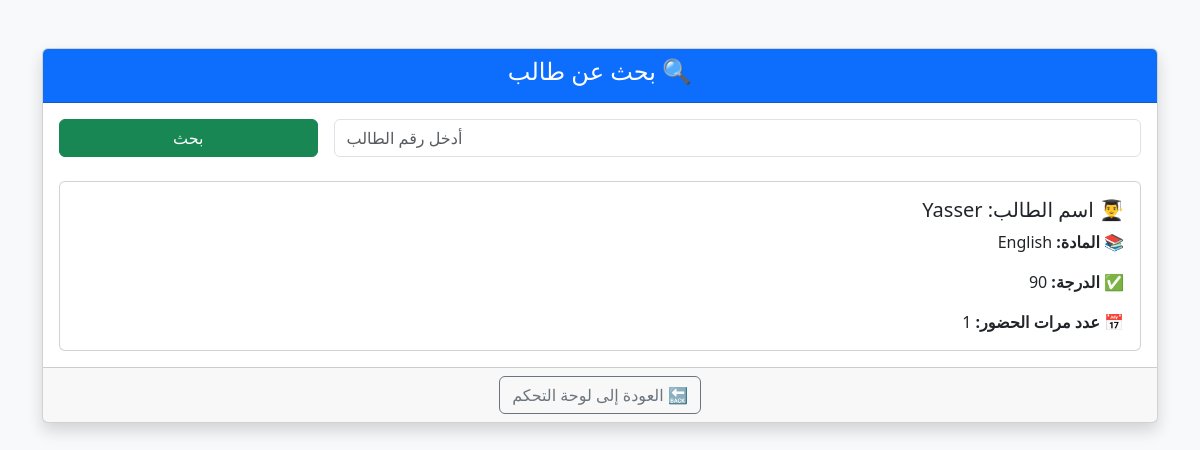
The page /search_student_info.php?student_id=55 (signed in) on the database its author committed.
### tables this page shows
CREATE TABLE `students` (
  `id` int(11) NOT NULL,
  `user_id` int(11) DEFAULT NULL,
  `grade_level` varchar(10) DEFAULT NULL,
  `class_name` varchar(50) DEFAULT NULL,
  `qr_code` varchar(255) DEFAULT NULL
);

CREATE TABLE `users` (
  `id` int(11) NOT NULL,
  `name` varchar(100) DEFAULT NULL,
  `email` varchar(100) DEFAULT NULL,
  `password` varchar(255) DEFAULT NULL,
  `role` enum('admin','teacher','parent','student') DEFAULT NULL,
  `subject` varchar(100) DEFAULT NULL
);

CREATE TABLE `grades` (
  `id` int(11) NOT NULL,
  `student_id` int(11) DEFAULT NULL,
  `subject` varchar(100) DEFAULT NULL,
  `grade` varchar(5) DEFAULT NULL,
  `date` date DEFAULT NULL
);

### search_student_info.php (the view, shortened to what this page needs)
<?php
$teacher_id = $_SESSION['user']['id'];
$conn = new mysqli("localhost", "root", "", "school_db");
$studentData = null;
$grade = null;
$attendanceCount = 0;
$subject = "";
$stmt = $conn->prepare("SELECT subject FROM users WHERE id = ?");
$stmt->bind_param("i", $teacher_id);
$stmt->execute();
$stmt->bind_result($subject);
if ($_SERVER['REQUEST_METHOD'] === 'GET' && isset($_GET['student_id'])) {
    $student_id = (int)$_GET['student_id'];
    $stmt = $conn->prepare("
        SELECT u.name, s.id as student_id
        FROM students s
        JOIN users u ON s.user_id = u.id
        WHERE s.id = ?
    ");
    $stmt->bind_param("i", $student_id);
    $stmt->execute();
    $result = $stmt->get_result();
    $studentData = $result->fetch_assoc();
    if ($studentData) {
        $stmt2 = $conn->prepare("SELECT grade FROM grades WHERE student_id = ? AND subject = ? ORDER BY date DESC LIMIT 1");
        $stmt2->bind_param("is", $student_id, $subject);
        $stmt2->execute();
        $res2 = $stmt2->get_result();
        $grade = $res2->num_rows > 0 ? $res2->fetch_assoc()['grade'] : null;
        $stmt3 = $conn->prepare("SELECT COUNT(*) as total FROM attendance WHERE student_id = ? AND subject = ?");
        $stmt3->bind_param("is", $student_id, $subject);
        $stmt3->execute();
        $res3 = $stmt3->get_result();
        $attendanceCount = $res3->fetch_assoc()['total'];
    } else {
        $message = "<div class='alert alert-warning'>⚠️ رقم الطالب غير موجود.</div>";
    }
}
?>
<!DOCTYPE html>
<html lang="ar" dir="rtl">
<head>
    <link href="https://cdn.jsdelivr.net/npm/bootstrap@5.3.0/dist/css/bootstrap.rtl.min.css" rel="stylesheet">
</head>
<body class="bg-light">
<div class="container py-5">
    <div class="card shadow">
        <div class="card-header bg-primary text-white text-center">
            <h4>🔍 بحث عن طالب</h4>
        </div>
        <div class="card-body">
            <form method="get" class="row g-3 mb-4">
                <div class="col-md-9">
                    <input type="number" name="student_id" class="form-control" placeholder="أدخل رقم الطالب" required>
                </div>
                <div class="col-md-3 d-grid">
                    <button type="submit" class="btn btn-success">بحث</button>
                </div>
            </form>
            <?php if ($studentData): ?>
                <div class="card">
                    <div class="card-body">
                        <h5 class="card-title">👨‍🎓 اسم الطالب: <?= htmlspecialchars($studentData['name']) ?></h5>
                        <p class="card-text"><strong>📚 المادة:</strong> <?= htmlspecialchars($subject) ?></p>
                        <p class="card-text"><strong>✅ الدرجة:</strong> <?= $grade ? $grade : "لا يوجد درجة مسجلة بعد" ?></p>
                        <p class="card-text"><strong>📅 عدد مرات الحضور:</strong> <?= $attendanceCount ?></p>
                    </div>
                </div>
            <?php endif; ?>
        </div>
        <div class="card-footer text-center">
            <a href="dashboard.php" class="btn btn-outline-secondary">🔙 العودة إلى لوحة التحكم</a>
        </div>
    </div>
</div>
</body>
</html>

### rows shown on the page
students: user.name "Yasser"
users: subject "English"
grades: grade "90"

### other values the page prints
$attendanceCount "1"
